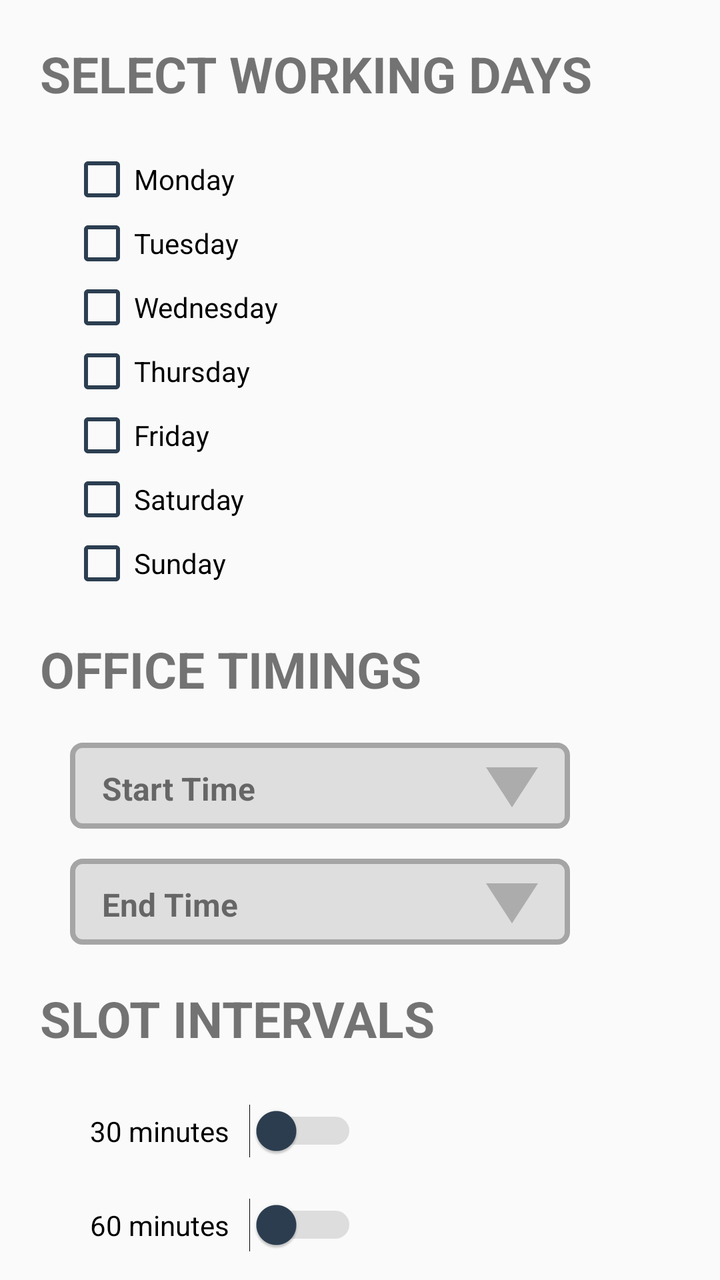
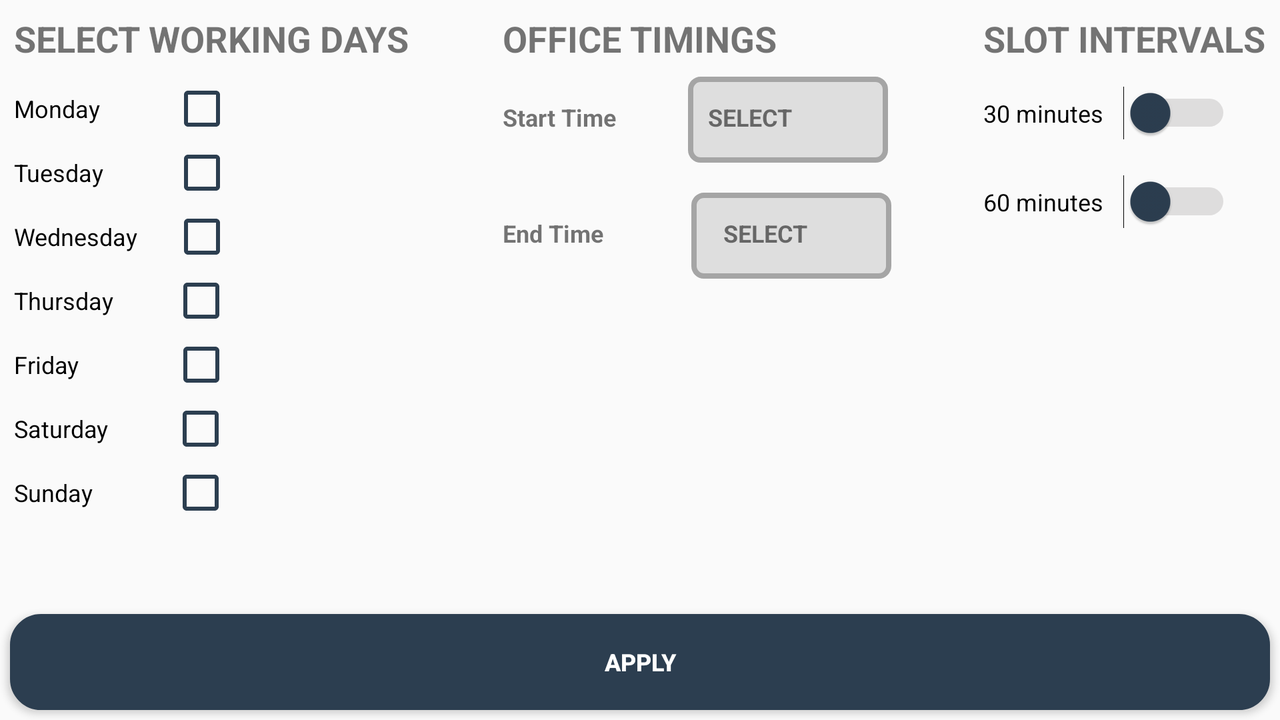

One screen, two layout resources from the same app: the default and the repository's alternative for another configuration. Each is rendered where Android would select it; the XML of both is given below.
<!-- AndroidManifest.xml: application theme AppTheme -->
<!-- res/layout/activity_settings.xml -->
<?xml version="1.0" encoding="utf-8"?>
<RelativeLayout xmlns:android="http://schemas.android.com/apk/res/android"
    xmlns:tools="http://schemas.android.com/tools"
    android:layout_width="match_parent"
    android:layout_height="match_parent"
    tools:context=".SettingsActivity">



    <TextView
        android:id="@+id/days"
        android:layout_width="wrap_content"
        android:layout_height="wrap_content"
        android:layout_alignParentTop="true"
        android:layout_margin="20dp"
        android:textSize="25dp"
        android:textStyle="bold"
        android:text="SELECT WORKING DAYS" />

    <CheckBox
        android:id="@+id/monday"
        android:layout_width="wrap_content"
        android:layout_below="@+id/days"
        android:buttonTint="@color/colorPrimary"
        android:layout_marginLeft="35dp"
        android:layout_height="wrap_content"
        android:text="Monday" />
    <CheckBox
        android:id="@+id/tuesday"
        android:layout_width="wrap_content"
        android:layout_below="@+id/monday"
        android:layout_height="wrap_content"
        android:buttonTint="@color/colorPrimary"
        android:layout_marginLeft="35dp"
        android:text="Tuesday" />
    <CheckBox
        android:id="@+id/wednesday"
        android:layout_width="wrap_content"
        android:layout_below="@+id/tuesday"
        android:layout_height="wrap_content"
        android:buttonTint="@color/colorPrimary"
        android:layout_marginLeft="35dp"
        android:text="Wednesday" />
    <CheckBox
        android:id="@+id/thursday"
        android:layout_width="wrap_content"
        android:layout_below="@+id/wednesday"
        android:layout_height="wrap_content"
        android:buttonTint="@color/colorPrimary"
        android:layout_marginLeft="35dp"
        android:text="Thursday" />
    <CheckBox
        android:id="@+id/friday"
        android:layout_width="wrap_content"
        android:layout_below="@+id/thursday"
        android:layout_height="wrap_content"
        android:buttonTint="@color/colorPrimary"
        android:layout_marginLeft="35dp"
        android:text="Friday" />
    <CheckBox
        android:id="@+id/saturday"
        android:layout_width="wrap_content"
        android:layout_below="@+id/friday"
        android:layout_height="wrap_content"
        android:buttonTint="@color/colorPrimary"
        android:layout_marginLeft="35dp"
        android:text="Saturday" />
    <CheckBox
        android:id="@+id/sunday"
        android:layout_width="wrap_content"
        android:layout_below="@+id/saturday"
        android:layout_height="wrap_content"
        android:buttonTint="@color/colorPrimary"
        android:layout_marginLeft="35dp"
        android:text="Sunday" />

    <TextView
        android:id="@+id/timings"
        android:layout_width="wrap_content"
        android:layout_height="wrap_content"
        android:layout_margin="20dp"
        android:textSize="25dp"
        android:layout_below="@+id/sunday"
        android:textStyle="bold"
        android:text="OFFICE TIMINGS" />

    <TextView
        android:id="@+id/start_time"
        android:layout_width="250dp"
        android:layout_height="43dp"
        android:layout_marginLeft="35dp"
        android:layout_below="@+id/timings"
        android:drawableRight="@drawable/details"
        android:background="@drawable/edittextstyle"
        android:text="Start Time"
        android:textSize="16dp"
        android:textStyle="bold"
        android:paddingLeft="16dp"
        android:paddingTop="12dp"
        android:paddingRight="16dp"
         />


    <TextView
        android:id="@+id/end_time"
        android:layout_width="250dp"
        android:layout_height="43dp"
        android:layout_marginLeft="35dp"
        android:layout_marginTop="15dp"
        android:layout_below="@+id/start_time"
        android:background="@drawable/edittextstyle"
        android:drawableRight="@drawable/details"
        android:text="End Time"
        android:textSize="16dp"
        android:textStyle="bold"
        android:paddingLeft="16dp"
        android:paddingTop="12dp"
        android:paddingRight="16dp"
        />


    <TextView
        android:id="@+id/slot"
        android:layout_width="wrap_content"
        android:layout_height="wrap_content"
        android:layout_below="@+id/end_time"
        android:layout_margin="20dp"
        android:textSize="25dp"
        android:textStyle="bold"
        android:text="SLOT INTERVALS" />


    <Switch
        android:id="@+id/thirty"
        android:layout_width="wrap_content"
        android:layout_height="wrap_content"
        android:layout_below="@+id/slot"
        android:layout_marginBottom="8dp"
        android:layout_marginLeft="35dp"
        android:trackTint="@color/lightBlack"
        android:thumbTint="@color/colorPrimary"
        android:text="30 minutes"
        android:switchPadding="10dp"
        android:padding="10dp"/>

    <Switch
        android:id="@+id/sixty"
        android:layout_width="wrap_content"
        android:layout_height="wrap_content"
        android:layout_below="@+id/thirty"
        android:layout_marginLeft="35dp"
        android:trackTint="@color/lightBlack"
        android:thumbTint="@color/colorPrimary"
        android:text="60 minutes"
        android:switchPadding="10dp"
        android:padding="10dp"/>

    <Button
        android:id="@+id/apply"
        android:layout_width="wrap_content"
        android:layout_height="wrap_content"
        android:background="@drawable/mybutton"
        android:padding="12dp"
        android:text="APPLY &amp; SCHEDULE MEETING"
        android:textAlignment="center"
        android:layout_below="@+id/sixty"
        android:layout_margin="25dp"
        android:layout_centerHorizontal="true"
        android:textColor="@color/white"
        android:textSize="16sp"
        android:textStyle="bold" />





</RelativeLayout>
<!-- resources referenced by this layout -->
<resources>
  <color name="colorPrimary">#2c3e50</color>
  <color name="lightBlack">#8C8989</color>
  <color name="white">#FFFFFF</color>
  <!-- drawable details (drawable) -->
  <?xml version="1.0" encoding="utf-8"?>
  <vector xmlns:android="http://schemas.android.com/apk/res/android"
      android:width="26dp"
      android:height="20dp"
      android:viewportWidth="32.0"
      android:viewportHeight="24.0">
      <path android:fillColor="#ABACAB"
          android:pathData="M0 0 h32 l-16 24 Z"/>
  </vector>
  <!-- drawable edittextstyle (drawable) -->
  <?xml version="1.0" encoding="utf-8"?>
      <shape xmlns:android="http://schemas.android.com/apk/res/android"
  
          android:shape="rectangle">
          <solid android:color="@color/background" />
          <stroke android:width="2.5dp"
              android:color="#a5a5a5" />
          <corners
              android:radius="5dp"/>
      <padding android:top="10dp"
          android:left="10dp"
          android:right="10dp"
          android:bottom="10dp"/>
  
  
          
  
              
  
              
  
              
  
              
      </shape>
  <!-- drawable mybutton (drawable) -->
  <?xml version="1.0" encoding="utf-8"?>
  <selector xmlns:android="http://schemas.android.com/apk/res/android">
  
  
  
      <item android:state_pressed="true" >
          <shape android:shape="rectangle"  >
              <corners android:radius="15dip" />
              <stroke android:width="1dip" android:color="#96BCD4" />
              <gradient android:angle="-90" android:startColor="#96BCD4" android:endColor="#96BCD4" />
          </shape>
      </item>
  
      <item>
          <shape android:shape="rectangle"  >
              <corners android:radius="15dip" />
              <stroke android:width="1dip" android:color="@color/colorPrimary" />
              <gradient android:angle="-90" android:startColor="@color/colorPrimary" android:endColor="@color/colorPrimary" />
          </shape>
      </item>
  
  
  </selector>
  <style name="AppTheme" parent="Theme.AppCompat.Light.DarkActionBar">
          
          <item name="colorPrimary">@color/colorPrimary</item>
          <item name="colorPrimaryDark">@color/colorPrimaryDark</item>
          <item name="colorAccent">@color/colorAccent</item>
      </style>
  <color name="background">#DEDEDE</color>
  <color name="colorPrimaryDark">#2c3e50</color>
  <color name="colorAccent">#D81B60</color>
</resources>
<!-- res/layout-land/activity_settings.xml (the repository's variant of the layout above) -->
<!-- drawn on the phone turned sideways -->
<?xml version="1.0" encoding="utf-8"?>
<RelativeLayout xmlns:android="http://schemas.android.com/apk/res/android"
    xmlns:tools="http://schemas.android.com/tools"
    android:layout_width="match_parent"
    android:layout_height="match_parent"
    tools:context=".SettingsActivity">



    <TextView
        android:id="@+id/days"
        android:layout_width="wrap_content"
        android:layout_height="wrap_content"
        android:layout_alignParentTop="true"
        android:layout_margin="7dp"
        android:textSize="18dp"
        android:textStyle="bold"
        android:text="SELECT WORKING DAYS" />

    <CheckBox
        android:id="@+id/monday"
        android:layout_width="wrap_content"
        android:layout_below="@+id/days"
        android:buttonTint="@color/colorPrimary"
        android:layout_alignLeft="@+id/days"
        android:layout_height="wrap_content"
        android:paddingRight="35dp"
        android:textSize="12dp"
        android:layoutDirection="rtl"
        android:text="Monday" />
    <CheckBox
        android:id="@+id/tuesday"
        android:layout_width="wrap_content"
        android:layout_below="@+id/monday"
        android:layout_height="wrap_content"
        android:paddingRight="33dp"
        android:textSize="12dp"
        android:buttonTint="@color/colorPrimary"
        android:layout_alignLeft="@+id/days"
        android:layoutDirection="rtl"
        android:text="Tuesday" />
    <CheckBox
        android:id="@+id/wednesday"
        android:layout_width="wrap_content"
        android:layout_below="@+id/tuesday"
        android:layout_height="wrap_content"
        android:buttonTint="@color/colorPrimary"
        android:paddingRight="16dp"
        android:textSize="12dp"
        android:layout_alignLeft="@+id/days"
        android:layoutDirection="rtl"
        android:text="Wednesday" />
    <CheckBox
        android:id="@+id/thursday"
        android:layout_width="wrap_content"
        android:layout_below="@+id/wednesday"
        android:layout_height="wrap_content"
        android:buttonTint="@color/colorPrimary"
        android:paddingRight="28dp"
        android:textSize="12dp"
        android:layout_alignLeft="@+id/days"
        android:layoutDirection="rtl"
        android:text="Thursday" />
    <CheckBox
        android:id="@+id/friday"
        android:layout_width="wrap_content"
        android:layout_below="@+id/thursday"
        android:layout_height="wrap_content"
        android:buttonTint="@color/colorPrimary"
        android:paddingRight="45dp"
        android:textSize="12dp"
        android:layout_alignLeft="@+id/days"
        android:layoutDirection="rtl"
        android:text="Friday" />
    <CheckBox
        android:id="@+id/saturday"
        android:layout_width="wrap_content"
        android:layout_below="@+id/friday"
        android:layout_height="wrap_content"
        android:buttonTint="@color/colorPrimary"
        android:paddingRight="30dp"
        android:textSize="12dp"
        android:layout_alignLeft="@+id/days"
        android:layoutDirection="rtl"
        android:text="Saturday" />
    <CheckBox
        android:id="@+id/sunday"
        android:layout_width="wrap_content"
        android:layout_below="@+id/saturday"
        android:layout_height="wrap_content"
        android:buttonTint="@color/colorPrimary"
        android:paddingRight="38dp"
        android:textSize="12dp"
        android:layout_alignLeft="@+id/days"
        android:layoutDirection="rtl"
        android:text="Sunday" />

    <TextView
        android:id="@+id/timings"
        android:layout_width="wrap_content"
        android:layout_height="wrap_content"
        android:layout_centerHorizontal="true"
        android:layout_margin="7dp"
        android:textSize="18dp"
        android:textStyle="bold"
        android:text="OFFICE TIMINGS" />

    <TextView
        android:id="@+id/strt"
        android:layout_width="wrap_content"
        android:layout_height="43dp"
        android:layout_below="@+id/timings"
        android:layout_alignLeft="@+id/timings"
        android:text="Start Time"
        android:textSize="12dp"
        android:textStyle="bold"
        android:paddingTop="12dp"
        android:paddingRight="16dp"
        />


    <TextView
        android:id="@+id/start_time"
        android:layout_width="100dp"
        android:layout_height="43dp"
        android:layout_marginLeft="20dp"
        android:layout_below="@+id/timings"
        android:layout_toRightOf="@+id/strt"
        android:background="@drawable/edittextstyle"
        android:text="SELECT"
        android:textSize="12dp"
        android:textStyle="bold"
        android:paddingTop="12dp"
        android:paddingRight="16dp"
         />


    <TextView
        android:id="@+id/endt"
        android:layout_width="wrap_content"
        android:layout_height="43dp"
        android:layout_alignLeft="@+id/strt"
        android:layout_marginTop="15dp"
        android:layout_below="@+id/strt"
        android:text="End Time"
        android:textSize="12dp"
        android:textStyle="bold"
        android:paddingTop="12dp"
        android:paddingRight="16dp"
        />
    <TextView
        android:id="@+id/end_time"
        android:layout_width="100dp"
        android:layout_height="43dp"
        android:layout_toRightOf="@+id/endt"
        android:layout_marginLeft="28dp"
        android:layout_marginTop="15dp"
        android:layout_below="@+id/start_time"
        android:background="@drawable/edittextstyle"
        android:text="SELECT"
        android:textSize="12dp"
        android:textStyle="bold"
        android:paddingLeft="16dp"
        android:paddingTop="12dp"
        android:paddingRight="16dp"
        />


    <TextView
        android:id="@+id/slot"
        android:layout_width="wrap_content"
        android:layout_alignParentRight="true"
        android:layout_height="wrap_content"
        android:layout_margin="7dp"
        android:textSize="18dp"
        android:textStyle="bold"
        android:text="SLOT INTERVALS" />


    <Switch
        android:id="@+id/thirty"
        android:layout_width="wrap_content"
        android:layout_height="wrap_content"
        android:layout_below="@+id/slot"
        android:layout_alignLeft="@+id/slot"
        android:layout_marginBottom="8dp"
        android:trackTint="@color/lightBlack"
        android:thumbTint="@color/colorPrimary"
        android:textSize="12dp"
        android:text="30 minutes"
        android:switchPadding="10dp"
        android:paddingTop="10dp"
        android:paddingBottom="10dp"/>

    <Switch
        android:id="@+id/sixty"
        android:layout_width="wrap_content"
        android:layout_height="wrap_content"
        android:layout_below="@+id/thirty"
        android:layout_alignLeft="@+id/slot"
        android:trackTint="@color/lightBlack"
        android:thumbTint="@color/colorPrimary"
        android:text="60 minutes"
        android:textSize="12dp"
        android:switchPadding="10dp"
        android:paddingTop="10dp"
        android:paddingBottom="10dp"/>

    <Button
        android:id="@+id/apply"
        android:layout_width="700dp"
        android:layout_height="wrap_content"
        android:background="@drawable/mybutton"
        android:text="APPLY"
        android:layout_alignParentBottom="true"
        android:textAlignment="center"
        android:layout_margin="5dp"
        android:layout_centerHorizontal="true"
        android:textColor="@color/white"
        android:textSize="12dp"
        android:textStyle="bold" />





</RelativeLayout>
<!-- resources referenced by the variant -->
<!-- as the phone turned sideways resolves them -->
<resources>
  <color name="colorPrimary">#2c3e50</color>
  <color name="lightBlack">#8C8989</color>
  <color name="white">#FFFFFF</color>
  <!-- drawable edittextstyle (drawable) -->
  <?xml version="1.0" encoding="utf-8"?>
      <shape xmlns:android="http://schemas.android.com/apk/res/android"
  
          android:shape="rectangle">
          <solid android:color="@color/background" />
          <stroke android:width="2.5dp"
              android:color="#a5a5a5" />
          <corners
              android:radius="5dp"/>
      <padding android:top="10dp"
          android:left="10dp"
          android:right="10dp"
          android:bottom="10dp"/>
  
  
          
  
              
  
              
  
              
  
              
      </shape>
  <!-- drawable mybutton (drawable) -->
  <?xml version="1.0" encoding="utf-8"?>
  <selector xmlns:android="http://schemas.android.com/apk/res/android">
  
  
  
      <item android:state_pressed="true" >
          <shape android:shape="rectangle"  >
              <corners android:radius="15dip" />
              <stroke android:width="1dip" android:color="#96BCD4" />
              <gradient android:angle="-90" android:startColor="#96BCD4" android:endColor="#96BCD4" />
          </shape>
      </item>
  
      <item>
          <shape android:shape="rectangle"  >
              <corners android:radius="15dip" />
              <stroke android:width="1dip" android:color="@color/colorPrimary" />
              <gradient android:angle="-90" android:startColor="@color/colorPrimary" android:endColor="@color/colorPrimary" />
          </shape>
      </item>
  
  
  </selector>
  <style name="AppTheme" parent="Theme.AppCompat.Light.DarkActionBar">
          
          <item name="colorPrimary">@color/colorPrimary</item>
          <item name="colorPrimaryDark">@color/colorPrimaryDark</item>
          <item name="colorAccent">@color/colorAccent</item>
      </style>
  <color name="background">#DEDEDE</color>
  <color name="colorPrimaryDark">#2c3e50</color>
  <color name="colorAccent">#D81B60</color>
</resources>
